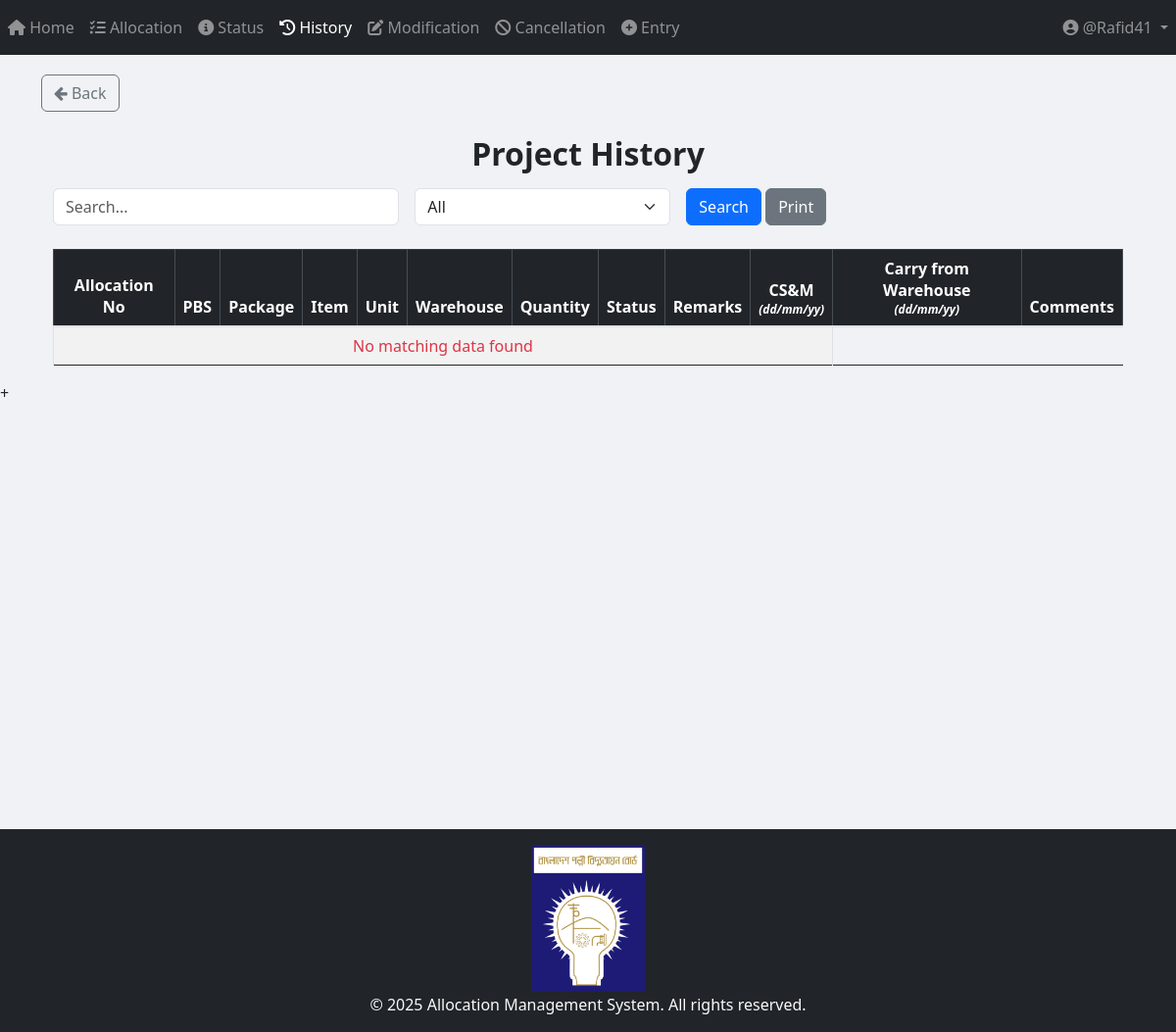
The app's page /project/project_history/ (signed in), older data.
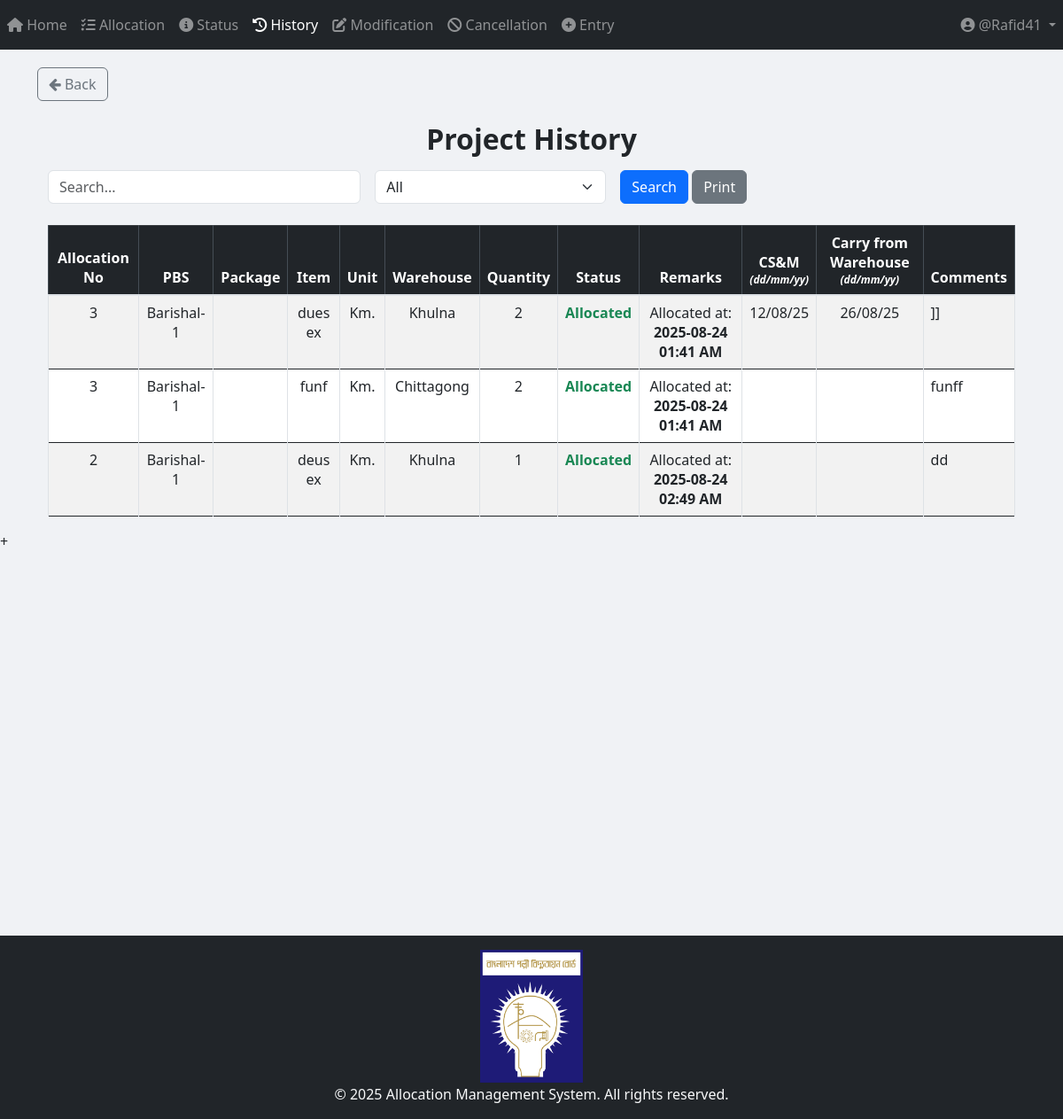
The same page, newer data.
### Project_App_History/models.py (models this page shows, shortened)
class Project_History(models.Model):
    allocation_no = models.IntegerField()
    pbs = models.TextField()
    project = models.TextField()
    item = models.TextField()
    warehouse = models.CharField(max_length=50)
    unit_of_item = models.TextField()
    quantity = models.IntegerField()
    created_at = models.DateTimeField(auto_now=True)
    STATUS_CHOICES = [
        ("Pending Approval", "Pending Approval"),
        ("Allocated", "Allocated"),
        ("Cancelled", "Cancelled"),
        ("Modified", "Modified"),
    ]
    status = models.CharField(
        max_length=100, choices=STATUS_CHOICES, default="Allocated"
    )
    remarks = models.TextField(blank=True, null=True)
    CS_and_M = models.DateTimeField(blank=True, null=True)
    carry_from_warehouse = models.DateTimeField(blank=True, null=True)
    comments = models.TextField(blank=True, null=True)

### Project_App_History/views.py (the view, shortened to what this page needs)
# urls.py: path("history/", include("App_History.urls")),
@login_required
def history(request):
    query = request.GET.get("query", "")
    filter_by = request.GET.get("filter_by", "All")
    date_filter = request.GET.get("date", "")
    date_status = request.GET.get("date_status", "all")  # <-- NEW
    results = History.objects.all().order_by('-created_at')
    if filter_by == "allocation_date":
        if date_filter:
            results = results.filter(created_at__date=date_filter)
        if date_status == "empty":
            results = results.filter(created_at__isnull=True)
    elif filter_by == "cs_and_m_date":
        if date_filter:
            results = results.filter(CS_and_M__date=date_filter)
        if date_status == "empty":
            results = results.filter(CS_and_M__isnull=True)
    elif filter_by == "carry_from_warehouse_date":
        if date_filter:
            results = results.filter(carry_from_warehouse__date=date_filter)
        if date_status == "empty":
            results = results.filter(carry_from_warehouse__isnull=True)
    group = request.user.user_group.user_group_type if hasattr(request.user, "user_group") else ""
    context = {
        "items": results,
        "query": query,
        "filter_by": filter_by,
        "date_filter": date_filter,
        "date_status": date_status,  # <-- Pass to template
        "can_edit_cs": group in ["Editor", "Only_View_History_and_Edit_CS&M_Column"],
        "can_edit_carry": group in ["Editor", "Only_View_History_and_Edit_Carry_From_Warehouse_Column"],
        "can_edit_comments": group in ["Editor"],
    }
    return render(request, "Project_Templates/Project_App_History/view_and_print_history.html", context)

### templates/Project_Templates/Project_App_History/view_and_print_history.html (shortened to what this page needs)
{% extends 'base.html' %}
{% load static %}
{% load tz %}
{% block body_block %}
<a href="{% url 'Project_App_Home:project_home_page' %}" class="btn btn-outline-secondary">
    <i class="fa fa-arrow-left"></i> Back
</a>
<div class="container mt-4">
    <h2 class="text-center mb-3"><b>Project History</b></h2>
    <form method="GET" class="row g-3 mb-4">
        <div class="col-md-4">
            <input type="text" name="query" id="searchQuery" class="form-control" placeholder="Search..." value="{{ query }}">
        </div>
        <div class="col-md-3">
            <select name="filter_by" id="filterDropdown" class="form-select" onchange="toggleInputFields()">
                <option value="All" {% if filter_by == "All" %}selected{% endif %}>All</option>
            </select>
        </div>
        <div class="col-md-2">
            <button type="submit" class="btn btn-primary">Search</button>
            <button type="button" class="btn btn-secondary" onclick="printResults()">Print</button>
        </div>
    </form>
    <div id="printableArea" class="table-responsive">
        <table class="table table-bordered table-striped table-hover text-center">
            <thead class="table-dark sticky-top">
                <tr>
                    <th>Allocation No</th>
                    <th>PBS</th>
                    <th>Package</th>
                    <th>Item</th>
                    <th>Unit</th>
                    <th>Warehouse</th>
                    <th>Quantity</th>
                    <th>Status</th>
                    <th>Remarks</th>
                    <th>
                        CS&M<br>
                        <span style="font-size: 0.75em; font-style: italic;">(dd/mm/yy)</span>
                    </th>
                    <th>
                        Carry from Warehouse<br>
                        <span style="font-size: 0.75em; font-style: italic;">(dd/mm/yy)</span>
                    </th>
                    <th>Comments</th>
                </tr>
            </thead>
            <tbody>
                {% if items %}
                    {% for item in items %}
                        <tr>
                            <td>{{ item.allocation_no }}</td>
                            <td>{{ item.pbs }}</td>
                            <td>{{ item.package }}</td>
                            <td>{{ item.item }}</td>
                            <td>{{ item.unit_of_item }}</td>
                            <td>{{ item.warehouse }}</td>
                            <td>{{ item.quantity }}</td>
                            <td class="{% if item.status == 'Allocated' %}text-success{% elif item.status == 'Cancelled' %}text-danger{% elif item.status == 'Modified' %}text-primary{% endif %}">
                                <strong>{{ item.status }}</strong>
                            </td>
                            <td>{{ item.remarks|safe }}</td>
                            <td class="date-cell">
                                {% if item.CS_and_M %}
                                    {{ item.CS_and_M|date:"d/m/y" }}<br>
                                {% endif %}
                            </td>
                            <td class="date-cell">
                                {% if item.carry_from_warehouse %}
                                    {{ item.carry_from_warehouse|date:"d/m/y" }}<br>
                                {% endif %}
                            </td>
                            <td class="comments-cell text-start">
                                {% if item.comments %}
                                    {{ item.comments|linebreaksbr }}<br>
                                {% endif %}
                            </td>
                        </tr>
                    {% endfor %}
                {% else %}
                    <tr>
                        <td colspan="10" class="text-center text-danger">No matching data found</td>
                    </tr>
                {% endif %}
            </tbody>
        </table>
    </div>
</div>
{% endblock %}

Row changes from the older to the newer data that the page shows:
added Project_History: allocation_no "3", pbs "Barishal-1", item "dues ex", unit_of_item "Km.", warehouse "Khulna", quantity "2", status "Allocated", remarks "Allocated at: 2025-08-24 01:41 AM", CS_and_M "12/08/25", carry_from_warehouse "26/08/25", comments "]]"
added Project_History: allocation_no "3", pbs "Barishal-1", item "funf", unit_of_item "Km.", warehouse "Chittagong", quantity "2", status "Allocated", remarks "Allocated at: 2025-08-24 01:41 AM", comments "funff"
added Project_History: allocation_no "2", pbs "Barishal-1", item "deus ex", unit_of_item "Km.", warehouse "Khulna", quantity "1", status "Allocated", remarks "Allocated at: 2025-08-24 02:49 AM", comments "dd"
Text that changed along with them:
text no longer shown: "No matching data found"
